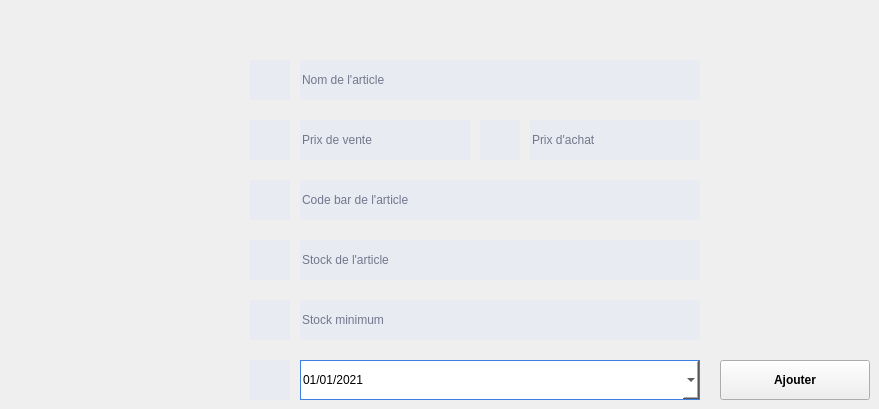
   <widget class="QWidget" name="tab">
    <attribute name="title">
     <string>Ajouter</string>
    </attribute>
    <widget class="QLineEdit" name="newProdNameBC">
     <property name="geometry">
      <rect>
       <x>300</x>
       <y>60</y>
       <width>400</width>
       <height>40</height>
      </rect>
     </property>
     <property name="font">
      <font>
       <family>Segoe UI</family>
       <weight>50</weight>
       <bold>false</bold>
      </font>
     </property>
     <property name="toolTip">
      <string/>
     </property>
     <property name="styleSheet">
      <string notr="true">background-color:#e8ecf2;color:#000028; border:0px solid #3c80e5 ;
border: 0px solid  #808080;</string>
     </property>
     <property name="text">
      <string/>
     </property>
     <property name="placeholderText">
      <string>Nom de l'article</string>
     </property>
    </widget>
    <widget class="QDateEdit" name="newProdDateBC">
     <property name="geometry">
      <rect>
       <x>300</x>
       <y>360</y>
       <width>400</width>
       <height>40</height>
      </rect>
     </property>
     <property name="font">
      <font>
       <family>Segoe UI</family>
       <weight>50</weight>
       <bold>false</bold>
      </font>
     </property>
     <property name="styleSheet">
      <string notr="true">background-color:white; border:1px solid #3c80e5 ;</string>
     </property>
     <property name="minimumDate">
      <date>
       <year>2020</year>
       <month>9</month>
       <day>14</day>
      </date>
     </property>
     <property name="displayFormat">
      <string>dd/MM/yyyy</string>
     </property>
     <property name="calendarPopup">
      <bool>true</bool>
     </property>
     <property name="date">
      <date>
       <year>2021</year>
       <month>1</month>
       <day>1</day>
      </date>
     </property>
    </widget>
    <widget class="QLineEdit" name="newProdBC">
     <property name="geometry">
      <rect>
       <x>300</x>
       <y>180</y>
       <width>400</width>
       <height>40</height>
      </rect>
     </property>
     <property name="font">
      <font>
       <family>Segoe UI</family>
       <weight>50</weight>
       <bold>false</bold>
      </font>
     </property>
     <property name="styleSheet">
      <string notr="true">background-color:#e8ecf2;color:#000028; border:0px solid #3c80e5 ;
border: 0px solid  #808080;</string>
     </property>
     <property name="text">
      <string/>
     </property>
     <property name="placeholderText">
      <string>Code bar de l'article</string>
     </property>
    </widget>
    <widget class="QLineEdit" name="newProdStocMinBC">
     <property name="geometry">
      <rect>
       <x>300</x>
       <y>300</y>
       <width>400</width>
       <height>40</height>
      </rect>
     </property>
     <property name="font">
      <font>
       <family>Segoe UI</family>
       <weight>50</weight>
       <bold>false</bold>
      </font>
     </property>
     <property name="styleSheet">
      <string notr="true">background-color:#e8ecf2;color:#000028; border:0px solid #3c80e5 ;
border: 0px solid  #808080;</string>
     </property>
     <property name="text">
      <string/>
     </property>
     <property name="placeholderText">
      <string>Stock minimum</string>
     </property>
    </widget>
    <widget class="QPushButton" name="addProdBC">
     <property name="geometry">
      <rect>
       <x>720</x>
       <y>360</y>
       <width>150</width>
       <height>40</height>
      </rect>
     </property>
     <property name="font">
      <font>
       <family>Segoe UI</family>
       <weight>75</weight>
       <bold>true</bold>
      </font>
     </property>
     <property name="toolTip">
      <string/>
     </property>
     <property name="statusTip">
      <string/>
     </property>
     <property name="styleSheet">
      <string notr="true">QPushButton{background-color:#17afd3; color : white; border: 0px solid #000028 ;  text-align:center;}
QPushButton:hover{background-color:white;color:#17afd3;border: 0px solid #ecf0f5}
QPushButton:focus{background-color:#78d700;color:white};</string>
     </property>
     <property name="text">
      <string>Ajouter</string>
     </property>
     <property name="icon">
      <iconset>
       <normaloff>../../IMAGES/Icons/add.png</normaloff>../../IMAGES/Icons/add.png</iconset>
     </property>
     <property name="shortcut">
      <string>Return</string>
     </property>
    </widget>
    <widget class="QLineEdit" name="newProdStockBC">
     <property name="geometry">
      <rect>
       <x>300</x>
       <y>240</y>
       <width>400</width>
       <height>40</height>
      </rect>
     </property>
     <property name="font">
      <font>
       <family>Segoe UI</family>
       <weight>50</weight>
       <bold>false</bold>
      </font>
     </property>
     <property name="styleSheet">
      <string notr="true">background-color:#e8ecf2;color:#000028; border:0px solid #3c80e5 ;
border: 0px solid  #808080;</string>
     </property>
     <property name="text">
      <string/>
     </property>
     <property name="placeholderText">
      <string>Stock de l'article</string>
     </property>
    </widget>
    <widget class="QLineEdit" name="newProdPriceBC">
     <property name="geometry">
      <rect>
       <x>300</x>
       <y>120</y>
       <width>170</width>
       <height>40</height>
      </rect>
     </property>
     <property name="font">
      <font>
       <family>Segoe UI</family>
       <weight>50</weight>
       <bold>false</bold>
      </font>
     </property>
     <property name="styleSheet">
      <string notr="true">background-color:#e8ecf2;color:#000028; border:0px solid #3c80e5 ;
border: 0px solid  #808080;</string>
     </property>
     <property name="text">
      <string/>
     </property>
     <property name="placeholderText">
      <string>Prix de vente </string>
     </property>
    </widget>
    <widget class="QPushButton" name="pushButton_7">
     <property name="geometry">
      <rect>
       <x>250</x>
       <y>300</y>
       <width>40</width>
       <height>40</height>
      </rect>
     </property>
     <property name="focusPolicy">
      <enum>Qt::NoFocus</enum>
     </property>
     <property name="styleSheet">
      <string notr="true">background-color:#e8ecf2; color : #a4a5a7; border: 0px solid #000028 ;  text-align:center;</string>
     </property>
     <property name="text">
      <string/>
     </property>
     <property name="icon">
      <iconset>
       <normaloff>../../IMAGES/Icons/stock_min.png</normaloff>../../IMAGES/Icons/stock_min.png</iconset>
     </property>
    </widget>
    <widget class="QPushButton" name="pushButton_8">
     <property name="geometry">
      <rect>
       <x>250</x>
       <y>360</y>
       <width>40</width>
       <height>40</height>
      </rect>
     </property>
     <property name="focusPolicy">
      <enum>Qt::NoFocus</enum>
     </property>
     <property name="styleSheet">
      <string notr="true">background-color:#e8ecf2; color : #a4a5a7; border: 0px solid #000028 ;  text-align:center;</string>
     </property>
     <property name="text">
      <string/>
     </property>
     <property name="icon">
      <iconset>
       <normaloff>../../IMAGES/Icons/date.png</normaloff>../../IMAGES/Icons/date.png</iconset>
     </property>
    </widget>
    <widget class="QPushButton" name="pushButton_4">
     <property name="geometry">
      <rect>
       <x>250</x>
       <y>120</y>
       <width>40</width>
       <height>40</height>
      </rect>
     </property>
     <property name="focusPolicy">
      <enum>Qt::NoFocus</enum>
     </property>
     <property name="styleSheet">
      <string notr="true">background-color:#e8ecf2; color : #a4a5a7; border: 0px solid #000028 ;  text-align:center;</string>
     </property>
     <property name="text">
      <string/>
     </property>
     <property name="icon">
      <iconset>
       <normaloff>../../IMAGES/Icons/price.png</normaloff>../../IMAGES/Icons/price.png</iconset>
     </property>
    </widget>
    <widget class="QPushButton" name="pushButton_3">
     <property name="geometry">
      <rect>
       <x>250</x>
       <y>60</y>
       <width>40</width>
       <height>40</height>
      </rect>
     </property>
     <property name="focusPolicy">
      <enum>Qt::NoFocus</enum>
     </property>
     <property name="styleSheet">
      <string notr="true">background-color:#e8ecf2; color : #a4a5a7; border: 0px solid #000028 ;  text-align:center;</string>
     </property>
     <property name="text">
      <string/>
     </property>
     <property name="icon">
      <iconset>
       <normaloff>../../IMAGES/Icons/product.png</normaloff>../../IMAGES/Icons/product.png</iconset>
     </property>
    </widget>
    <widget class="QPushButton" name="pushButton_5">
     <property name="geometry">
      <rect>
       <x>250</x>
       <y>180</y>
       <width>40</width>
       <height>40</height>
      </rect>
     </property>
     <property name="focusPolicy">
      <enum>Qt::NoFocus</enum>
     </property>
     <property name="styleSheet">
      <string notr="true">background-color:#e8ecf2; color : #a4a5a7; border: 0px solid #000028 ;  text-align:center;</string>
     </property>
     <property name="text">
      <string/>
     </property>
     <property name="icon">
      <iconset>
       <normaloff>../../IMAGES/Icons/cb.png</normaloff>../../IMAGES/Icons/cb.png</iconset>
     </property>
    </widget>
    <widget class="QPushButton" name="pushButton_6">
     <property name="geometry">
      <rect>
       <x>250</x>
       <y>240</y>
       <width>40</width>
       <height>40</height>
      </rect>
     </property>
     <property name="focusPolicy">
      <enum>Qt::NoFocus</enum>
     </property>
     <property name="styleSheet">
      <string notr="true">background-color:#e8ecf2; color : #a4a5a7; border: 0px solid #000028 ;  text-align:center;</string>
     </property>
     <property name="text">
      <string/>
     </property>
     <property name="icon">
      <iconset>
       <normaloff>../../IMAGES/Icons/stock.png</normaloff>../../IMAGES/Icons/stock.png</iconset>
     </property>
    </widget>
    <widget class="QPushButton" name="pushButton_12">
     <property name="geometry">
      <rect>
       <x>480</x>
       <y>120</y>
       <width>40</width>
       <height>40</height>
      </rect>
     </property>
     <property name="focusPolicy">
      <enum>Qt::NoFocus</enum>
     </property>
     <property name="styleSheet">
      <string notr="true">background-color:#e8ecf2; color : #a4a5a7; border: 0px solid #000028 ;  text-align:center;</string>
     </property>
     <property name="text">
      <string/>
     </property>
     <property name="icon">
      <iconset>
       <normaloff>../../IMAGES/Icons/price.png</normaloff>../../IMAGES/Icons/price.png</iconset>
     </property>
    </widget>
    <widget class="QLineEdit" name="newBCPrice_buy">
     <property name="geometry">
      <rect>
       <x>530</x>
       <y>120</y>
       <width>170</width>
       <height>40</height>
      </rect>
     </property>
     <property name="font">
      <font>
       <family>Segoe UI</family>
       <weight>50</weight>
       <bold>false</bold>
      </font>
     </property>
     <property name="styleSheet">
      <string notr="true">background-color:#e8ecf2;color:#000028; border:0px solid #3c80e5 ;
border: 0px solid  #808080;</string>
     </property>
     <property name="text">
      <string/>
     </property>
     <property name="placeholderText">
      <string>Prix d'achat</string>
     </property>
    </widget>
   </widget>
